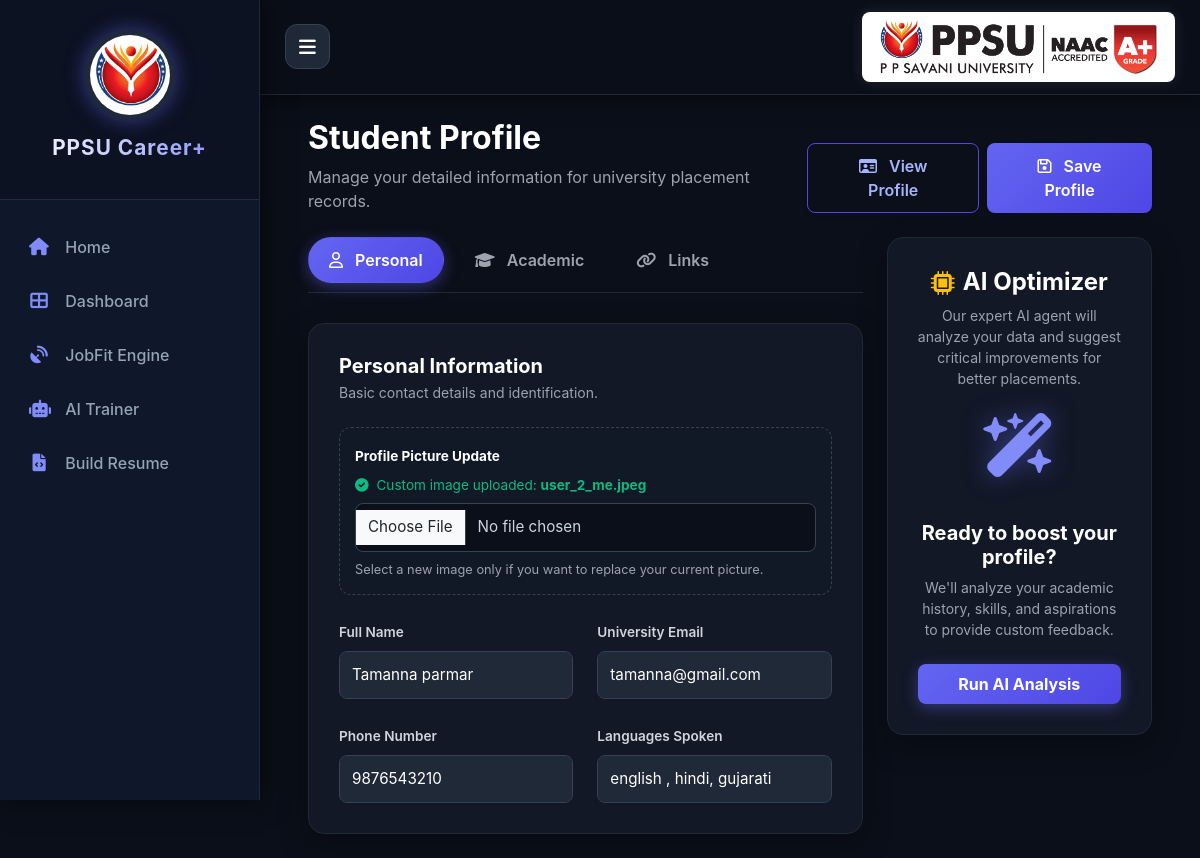
The page /profile (signed in) on the database its author committed.
### app.py (models this page shows, shortened)
class User(db.Model):
    id = db.Column(db.Integer, primary_key=True)
    username = db.Column(db.String(50), unique=True, nullable=False)
    password = db.Column(db.String(50), nullable=False)
    role = db.Column(db.String(20), nullable=False)
    fullname = db.Column(db.String(100), default="New Student")
    department = db.Column(db.String(50), default="General")
    profile_pic = db.Column(db.String(100), default="default.png")
    placement_status = db.Column(db.String(20), default="Pending")
    company_placed = db.Column(db.String(100), default="None")
    email = db.Column(db.String(150), nullable=True)
    phone = db.Column(db.String(20), nullable=True)
    languages = db.Column(db.String(200), nullable=True)
    degree = db.Column(db.String(100), nullable=True)
    major = db.Column(db.String(100), nullable=True)
    cgpa = db.Column(db.Float, nullable=True)
    github = db.Column(db.String(200), nullable=True)
    linkedin = db.Column(db.String(200), nullable=True)
    portfolio = db.Column(db.String(200), nullable=True)
    is_pro = db.Column(db.Boolean, default=False)
    grad_year = db.Column(db.String(10), default="2026") # ADDED SO THE DROPDOWN SAVES!

### app.py (the view, shortened to what this page needs)
@app.route('/profile', methods=['GET', 'POST'])
def profile():
    if 'user_id' not in session: return redirect(url_for('login'))
    user = User.query.get(session['user_id'])
    return render_template('profile.html', user=user)

### app.py (called while the page is built)
@app.after_request
def add_header(response):
    response.headers['Cache-Control'] = 'no-store, no-cache, must-revalidate, post-check=0, pre-check=0, max-age=0'
    response.headers['Pragma'] = 'no-cache'
    response.headers['Expires'] = '-1'
    return response

@app.context_processor
def inject_admin_css():
    return dict(admin_css_file=url_for('static', filename='css/admin_custom.css'))

### templates/profile.html (shortened to what this page needs)
{% extends "base.html" %}
{% block content %}
<link rel="stylesheet" href="{{ url_for('static', filename='css/profile.css') }}">
<div class="container-fluid py-4 px-lg-5">
    <form method="POST" action="/profile" enctype="multipart/form-data">
        <div class="d-flex justify-content-between align-items-end mb-4">
            <div>
                <h2 class="fw-bold text-white">Student Profile</h2>
                <p class="text-muted mb-0">Manage your detailed information for university placement records.</p>
            </div>
            <div class="d-flex gap-2">
                <button type="button" class="btn-view shadow-sm" data-bs-toggle="modal" data-bs-target="#viewProfileModal">
                    <i class="far fa-id-card me-2"></i> View Profile
                </button>
                <button type="submit" class="btn-save shadow-sm">
                    <i class="far fa-save me-2"></i> Save Profile
                </button>
            </div>
        </div>
        <div class="row g-4">
            <div class="col-lg-8">
                <ul class="nav nav-tabs" id="profileTabs" role="tablist">
                    <li class="nav-item" role="presentation">
                        <button class="nav-link active" id="personal-tab" data-bs-toggle="tab" data-bs-target="#personal" type="button" role="tab"><i class="far fa-user me-2"></i> Personal</button>
                    </li>
                    <li class="nav-item" role="presentation">
                        <button class="nav-link" id="academic-tab" data-bs-toggle="tab" data-bs-target="#academic" type="button" role="tab"><i class="fas fa-graduation-cap me-2"></i> Academic</button>
                    </li>
                    <li class="nav-item" role="presentation">
                        <button class="nav-link" id="links-tab" data-bs-toggle="tab" data-bs-target="#links" type="button" role="tab"><i class="fas fa-link me-2"></i> Links</button>
                    </li>
                </ul>
                <div class="tab-content" id="profileTabsContent">
                    <div class="tab-pane fade show active" id="personal" role="tabpanel">
                        <div class="form-card">
                            <h5 class="fw-bold text-white mb-1">Personal Information</h5>
                            <p class="text-muted small mb-4">Basic contact details and identification.</p>
                            <div class="mb-4" style="background: rgba(17, 24, 39, 0.5); padding: 15px; border-radius: 12px; border: 1px dashed #374151;">
                                <label class="form-label text-white fw-bold">Profile Picture Update</label>
                                {% if user.profile_pic and user.profile_pic != 'default.png' %}
                                    <div class="mb-2" style="color: #10b981; font-size: 0.85rem;">
                                        <i class="fas fa-check-circle me-1"></i> Custom image uploaded: <strong>{{ user.profile_pic }}</strong>
                                    </div>
                                {% else %}
                                    <div class="mb-2 text-warning" style="font-size: 0.85rem;">
                                        <i class="fas fa-exclamation-circle me-1"></i> Currently using default avatar.
                                    </div>
                                {% endif %}
                                <input type="file" class="form-control" name="profile_pic" accept="image/*" style="background-color: #0b0f19; border-color: #374151; color: #cbd5e1;">
                                <div class="form-text mt-2" style="color: #9ca3af; font-size: 0.8rem;">Select a new image only if you want to replace your current picture.</div>
                            </div>
                            <div class="row g-4">
                                <div class="col-md-6">
                                    <label class="form-label">Full Name</label>
                                    <input type="text" class="form-control" name="full_name" value="{{ user.fullname or '' }}" placeholder="e.g. Tamanna Parmar">
                                </div>
                                <div class="col-md-6">
                                    <label class="form-label">University Email</label>
                                    <input type="email" class="form-control" name="email" value="{{ user.email or '' }}" placeholder="student@ppsu.ac.in">
                                </div>
                                <div class="col-md-6">
                                    <label class="form-label">Phone Number</label>
                                    <input type="text" class="form-control" name="phone" value="{{ user.phone or '' }}" placeholder="+91 9876543210">
                                </div>
                                <div class="col-md-6">
                                    <label class="form-label">Languages Spoken</label>
                                    <input type="text" class="form-control" name="languages" value="{{ user.languages or '' }}" placeholder="English, Hindi, Gujarati">
                                </div>
                            </div>
                        </div>
                    </div>
                </div>
            </div>
            <div class="col-lg-4">
                <div class="optimizer-box">
                    <div class="d-flex justify-content-center align-items-center mb-2">
                        <i class="fas fa-microchip text-warning fs-4 me-2"></i>
                        <h4 class="fw-bold mb-0 text-white">AI Optimizer</h4>
                    </div>
                    <p class="text-muted small mb-4">Our expert AI agent will analyze your data and suggest critical improvements for better placements.</p>
                    <i class="fas fa-wand-magic-sparkles opt-icon"></i>
                    <h5 class="fw-bold text-white mt-4">Ready to boost your profile?</h5>
                    <p class="text-muted small mb-4">We'll analyze your academic history, skills, and aspirations to provide custom feedback.</p>
                    <button type="button" class="btn btn-primary w-100 fw-bold py-2" data-bs-toggle="modal" data-bs-target="#optimizeModal" style="border-radius: 8px;">Run AI Analysis</button>
                </div>
            </div>
        </div>
    </form>
</div>
{% endblock %}

### templates/base.html (shortened to what this page needs)
<!DOCTYPE html>
<html lang="en">
<head>
    <link href="https://cdn.jsdelivr.net/npm/bootstrap@5.3.0/dist/css/bootstrap.min.css" rel="stylesheet">
    <link rel="stylesheet" href="https://cdnjs.cloudflare.com/ajax/libs/font-awesome/6.0.0/css/all.min.css">
    <link rel="stylesheet" href="{{ url_for('static', filename='css/style.css') }}">
</head>
<body>
    <nav id="sidebar">
        <div class="sidebar-header">
            <div class="logo-container">
                <img src="{{ url_for('static', filename='images/ppsu_logo.jpg') }}" alt="PPSU" class="logo-img" onerror="this.style.display='none'; this.nextElementSibling.style.display='block';">
            </div>
            <h5 class="mt-3 brand-text">PPSU Career+</h5>
        </div>
    <ul class="list-unstyled components" id="nav-links">
        <li><a href="/" class="sidebar-link" onclick="window.speechSynthesis.cancel();"><i class="fas fa-home"></i> Home</a></li>
        <li><a href="/dashboard" class="sidebar-link" onclick="window.speechSynthesis.cancel();"><i class="fas fa-th-large"></i> Dashboard</a></li>
        <li><a href="/jobs" class="sidebar-link" onclick="window.speechSynthesis.cancel();"><i class="fas fa-satellite-dish"></i> JobFit Engine</a></li>
        <li><a href="/trainer" class="sidebar-link" onclick="window.speechSynthesis.cancel();"><i class="fas fa-robot"></i> AI Trainer</a></li>
        <li><a href="/build_resume" class="sidebar-link" onclick="window.speechSynthesis.cancel();"><i class="fas fa-file-code"></i> Build Resume</a></li>
    </ul>
    </nav>
    <div id="main-content">
        <nav class="navbar navbar-expand-lg sticky-top">
            <div class="container-fluid p-0">
                <button type="button" id="sidebarCollapse" class="btn" onclick="toggleSidebar()">
                    <i class="fas fa-bars"></i>
                </button>
                <div class="ms-auto d-flex align-items-center">
                    <div class="header-logo-wrapper">
                        <img src="{{ url_for('static', filename='images/ppsu_header.jpg') }}"
                            alt="PPSU Banner"
                            class="header-logo"
                            onerror="this.style.display='none'">
                    </div>
                </div>
            </div>
        </nav>
        <div class="content-wrapper p-0">
            {% block content %}{% endblock %}
        </div>
    </div>
</body>
</html>

### static/css/style.css (style rules this page uses)
body { font-family: 'Poppins', sans-serif; background-color: #f4f6f9; margin: 0; overflow-x: hidden; }
a { text-decoration: none; color: inherit; }
#sidebar { width: 260px; height: 100vh; position: fixed; top: 0; left: 0; background: linear-gradient(180deg, #1a2c5b 0%, #0d1b3f 100%); color: #fff; z-index: 1000; overflow-y: auto; box-shadow: 4px 0 10px rgba(0,0,0,0.1); }
#sidebar .sidebar-header { padding: 30px 20px; text-align: center; background: rgba(0,0,0,0.2); border-bottom: 1px solid rgba(255,255,255,0.1); }
#sidebar .logo-img { width: 80px; height: 80px; border-radius: 50%; background: white; padding: 3px; object-fit: contain; margin-bottom: 10px; }
#sidebar ul.components { padding: 20px 0; margin: 0; list-style: none; }
#sidebar ul li a { display: block; padding: 15px 25px; font-size: 1rem; color: rgba(255,255,255,0.8); transition: 0.3s; border-left: 4px solid transparent; }
#sidebar ul li a i { margin-right: 15px; width: 20px; text-align: center; }
#main-content { margin-left: 260px; width: calc(100% - 260px); min-height: 100vh; display: flex; flex-direction: column; }
.btn-primary { background-color: #1a2c5b; border-color: #1a2c5b; }
#sidebar, #main-content { transition: all 0.3s ease-in-out; }
#sidebarCollapse { width: 40px; height: 40px; background: #1a2c5b; border: none; border-radius: 5px; display: flex; align-items: center; justify-content: center; cursor: pointer; }
#sidebarCollapse i { color: white; font-size: 1.2rem; }
.navbar img { max-width: 100%; height: auto; max-height: 60px; }

### static/css/profile.css (style rules this page uses)
body, html { background-color: #0b0f19 !important; font-family: 'Inter', 'Segoe UI', sans-serif; color: #e5e7eb; }
.form-card, .optimizer-box { background: #121826; border-radius: 16px; padding: 30px; border: 1px solid #1f2937; box-shadow: 0 10px 30px rgba(0,0,0,0.3); }
.optimizer-box { text-align: center; }
.form-label { font-size: 0.85rem; font-weight: 600; color: #d1d5db; margin-bottom: 8px; }
.form-control { border-radius: 8px; border: 1px solid #374151; padding: 12px; font-size: 0.95rem; background-color: #1f2937; color: #ffffff; transition: 0.3s; }
.form-control::placeholder { color: #6b7280; }
.nav-tabs { border-bottom: 1px solid #1f2937; gap: 10px; margin-bottom: 30px; padding-bottom: 10px; }
.nav-tabs .nav-link { border: 1px solid transparent; color: #9ca3af; font-weight: 600; padding: 10px 20px; border-radius: 30px; background: transparent; transition: 0.2s; }
.nav-tabs .nav-link.active { background: linear-gradient(135deg, #6366f1 0%, #4f46e5 100%); color: white; border-color: transparent; box-shadow: 0 4px 15px rgba(99, 102, 241, 0.4); }
.btn-save, .btn-primary { background: linear-gradient(135deg, #6366f1 0%, #4f46e5 100%); color: white; border-radius: 8px; font-weight: 600; padding: 10px 25px; border: none; transition: 0.2s; box-shadow: 0 4px 15px rgba(99, 102, 241, 0.4); }
.btn-view { background: transparent; color: #a5b4fc; border: 1px solid #4f46e5; border-radius: 8px; font-weight: 600; padding: 10px 25px; transition: 0.2s; }
.opt-icon { font-size: 4rem; color: #818cf8; margin-bottom: 20px; text-shadow: 0 0 25px rgba(99,102,241,0.5); animation: float 3s ease-in-out infinite; display: inline-block; }
.text-muted { color: #9ca3af !important; }

### rows shown on the page
User: profile_pic "user_2_me.jpeg", full_name "Tamanna parmar", email "tamanna@gmail.com", phone "9876543210", languages "english , hindi, gujarati"
